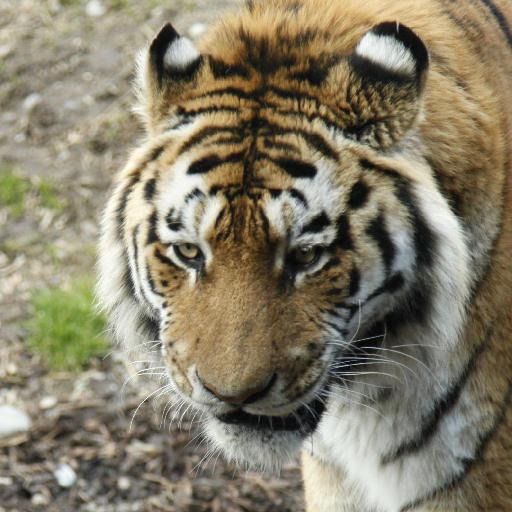
#> input picture test/input/img/0.jpg, 512 x 512 px, found by its file name
$ python cbir-color.py
#> lines starting #> are read from the running program, lines starting #| are printed output that depends on the picture
#> in main, input_image is the input picture: PIL image 512x512 RGB; mean R, G, B 134.5, 126.8, 105.7
from PIL import Image
import numpy as np
import time
from skimage.color import rgb2hsv

def rgb_to_hsv(r, g, b):
    r, g, b = r / 255.0, g / 255.0, b / 255.0
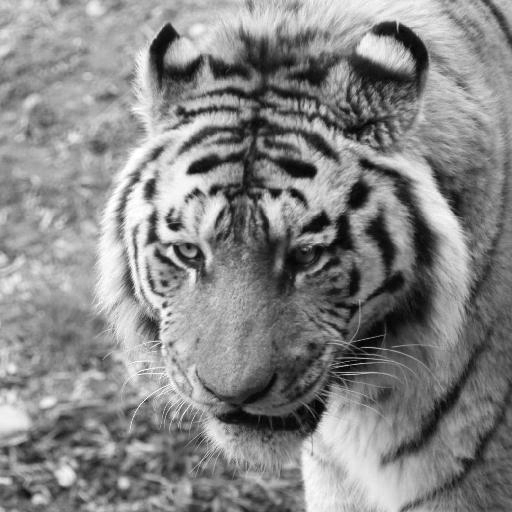
#> r: shape (512, 512) float64; min 0, max 1, mean 0.527
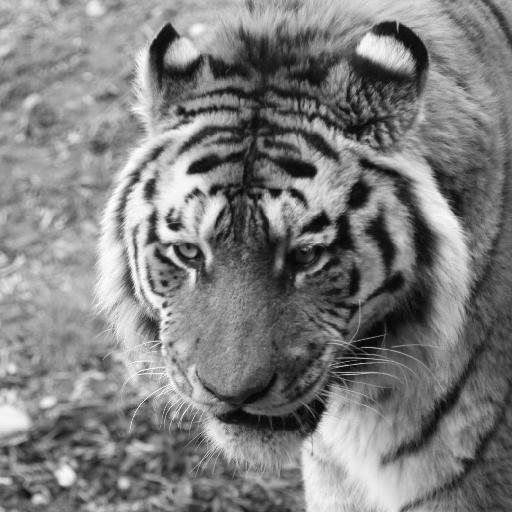
#> g: shape (512, 512) float64; min 0, max 1, mean 0.497
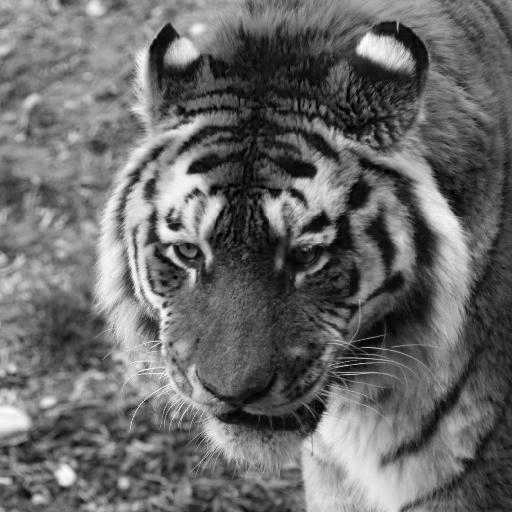
#> b: shape (512, 512) float64; min 0, max 1, mean 0.415
    cmax = np.maximum(np.maximum(r, g), b)
    cmin = np.minimum(np.minimum(r, g), b)
    diff = cmax - cmin + np.finfo(float).eps  # add a small constant to avoid division by zero
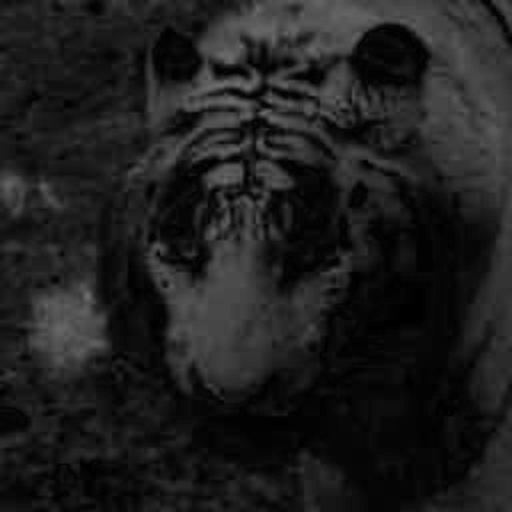
#> diff: shape (512, 512) float64; min 2.22e-16, max 0.443, mean 0.119

    h = np.where(cmax == cmin, 0,
                 np.where(cmax == r, (60 * ((g - b) / diff % 6)),
                          np.where(cmax == g, (60 * ((b - r) / diff + 2)),
                                   (60 * (((r - g) / diff) + 4)))))
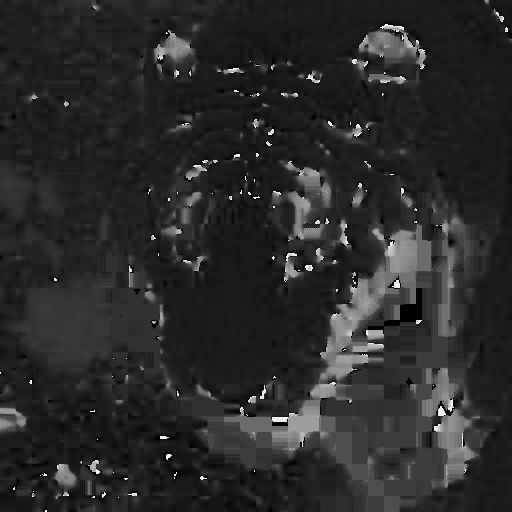
#> h: shape (512, 512) float64; min 0, max 357, mean 60.2; drawn with min black and max white

    s = np.where(cmax == 0, 0, diff / (cmax + np.finfo(float).eps))
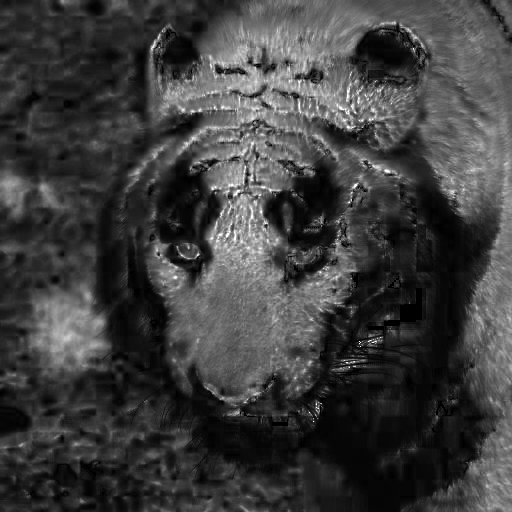
#> s: shape (512, 512) float64; min 0, max 1, mean 0.245
    v = cmax

    return h, s, v

def compute_global_color_histogram_hsv(image, num_bins=8):
    # konversi image ke NumPy array
    image_np = np.array(image)

    # konversi RGB ke HSV
    hsv = np.stack(rgb_to_hsv(image_np[..., 0], image_np[..., 1], image_np[..., 2]), axis=-1)
#> hsv: shape (512, 512, 3) float64; mean of channels 0, 1, 2 60.2, 0.2, 0.5

    # define bin edges
    h_bins = [0, 1, 25.5, 40.5, 120.5, 190.5, 270.5, 295.5, 316.5, 360]
    s_bins = [0, 0.2, 0.7, 1]
    v_bins = [0, 0.2, 0.7, 1]

    # hitung histogram
    hist, _ = np.histogramdd(hsv.reshape(-1, 3), bins=(h_bins, s_bins, v_bins))

    return hist

def cosine_similarity_custom(vec1, vec2):
    return np.dot(vec1, vec2)/(np.linalg.norm(vec1) * np.linalg.norm(vec2))

def compare_images(input_histogram, dataset_histograms):
    # Flatten the input histogram
    input_histogram = input_histogram.flatten()

    # Flatten the dataset histograms
    dataset_histograms = [hist.flatten() for hist in dataset_histograms]

    # Calculate cosine similarity
    similarities = [cosine_similarity_custom(input_histogram, hist) for hist in dataset_histograms]

    # Display results
    for i, similarity in enumerate(similarities):
        print(f"Similarity with image {i + 1}: {float(similarity):.2f}")

def main():
    # inisialisasi waktu awal
    start_time = time.time()
    # input gambar
    input_image_path = "0.jpg"
    input_image = Image.open(input_image_path)

    # hitung histogram warna global gambar
    input_histogram = compute_global_color_histogram_hsv(input_image)

    # dataset gambar
    dataset_folder_path = "img"
    num_dataset_images = 500
    dataset_image_paths = [f"{dataset_folder_path}/{i}.jpg" for i in range(0, num_dataset_images + 1)]
    dataset_histograms = []

    for dataset_image_path in dataset_image_paths:
        dataset_image = Image.open(dataset_image_path)
        dataset_histogram = compute_global_color_histogram_hsv(dataset_image)
        dataset_histograms.append(dataset_histogram)


    # bandingkan input gambar dengan dataset
    compare_images(input_histogram, dataset_histograms)

    # waktu yang dibutuhkan untuk seluruh perbandingan
    total_elapsed_time = time.time() - start_time
    print(f"Total time taken to compare all images: {total_elapsed_time:.4f} seconds")

if __name__ == "__main__":
#> (the run stopped early here; a loop or call above may not have finished)
